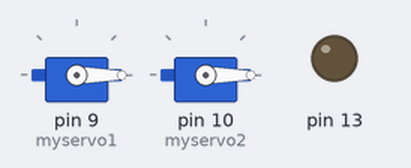
Recording of a sketch running on a simulated Arduino Uno, built with avr-gcc and run on an emulated ATmega328P. On the bench: 2 × servo, output pins drawn as LEDs (lit = HIGH). What the sketch prints to the serial monitor is not drawn.

Above: at 0.05 s.
At 1.75 s:
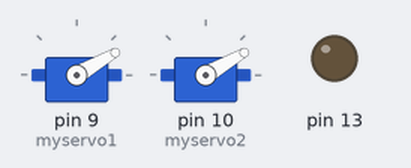
At 3.45 s:
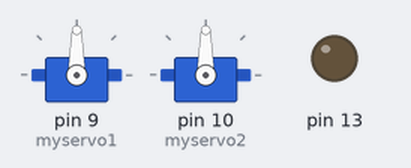
At 6.9 s:
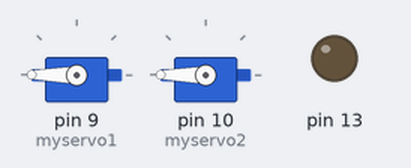
Timing chart, 0 to 9.0 s (numbered marks = the images above):
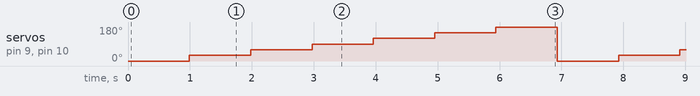

The sketch:

FreeRTOS_prj.ino
```cpp
#include <Arduino_FreeRTOS.h>
#include <Servo.h>

void Task1(void *param);
void Task2(void *param);
TaskHandle_t Task_handle1;
TaskHandle_t Task_handle2;
Servo myservo1;
Servo myservo2;
int pos = 0;
int pos2 = 0;

void setup() {
  // put your setup code here, to run once:
  Serial.begin(9600);
  pinMode(13,OUTPUT);
  xTaskCreate(Task1,"Task1",100,NULL,2,&Task_handle1);
  xTaskCreate(Task2,"Task2",100,NULL,1,&Task_handle2);
  myservo1.attach(9);
  myservo2.attach(10);
}

void loop() {}

void Task1(void *param){
  (void) param;
  while(1){
    Serial.println("Servo_action");
    for (pos = 0; pos <= 180; pos += 30) { // goes from 0 degrees to 180 degrees

    myservo1.write(pos);
    vTaskDelay(1000/portTICK_PERIOD_MS);
    }
}
}
void Task2(void *param){
  (void) param;
  while(1){
    Serial.println("Task2");
    for (pos2 = 0; pos2 <= 180; pos2 += 30) { // goes from 0 degrees to 180 degrees
    myservo2.write(pos2);
    vTaskDelay(1000/portTICK_PERIOD_MS);
    }
  }
}
```

Measured:
- by itself, servo on pin 9 (myservo1), servo on pin 10 (myservo2): repeats every 6.9 s: 60° 0.99 s, 90° 0.99 s, 120° 0.99 s, 150° 0.99 s, 180° 0.99 s, 0° 0.99 s, 30° 0.99 s
